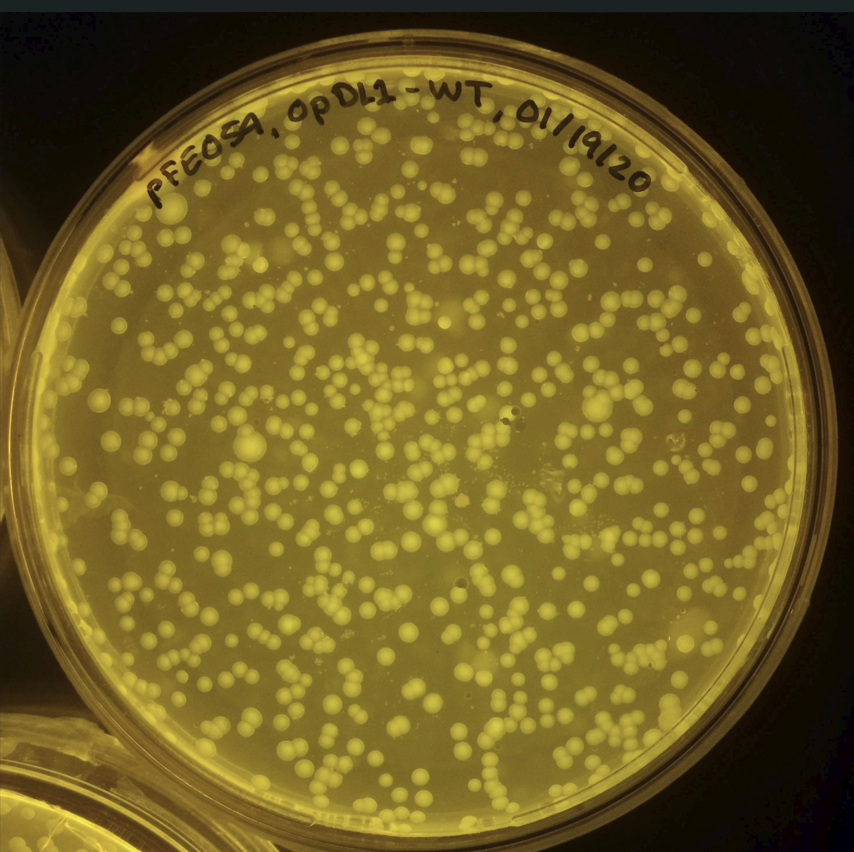
#> input picture Yeast Test Plate.png, 854 x 852 px
$ jupyter execute --allow-errors ColonyPickerV1.ipynb
#> lines starting #> are read from the running program, lines starting #| are printed output that depends on the picture; after the words box and inside, x2 and y2 are one past the last pixel; in counts of white or black regions, pixels touching at a corner belong together
# Colony Picking Optomizer
### Author: Frank Escalante
### Last Updated: 05/14/2024

[cell 1]
import numpy as np
import pandas as pd
import matplotlib.pyplot as plt
import matplotlib.image as img
import cv2
import random

[cell 2]
def plate(uniq_DNA, Total_CFUs_pickable,plt_ID):
    DNAs = []
    plte = []
    for DNA in range(0,uniq_DNA):
        DNAs.append(DNA)
    counter = 0
    for CFUs in range(0,Total_CFUs_pickable):
        tracker = round(Total_CFUs_pickable/uniq_DNA) + Total_CFUs_pickable % uniq_DNA
        if counter <= max(DNAs):
            plte.append(DNAs[counter])
            counter += 1
        elif counter > max(DNAs):
            counter = 0
            plte.append(DNAs[counter])
            counter += 1
    return (plte,plt_ID)

def plt_imgr(images):
    pickable_CFUs_per_plate = []
    for imagee in images:
        cimg = cv2.imread(imagee) #upload image; in color
#> cimg is the input picture: shape (852, 854, 3); mean B, G, R 35.3, 95.2, 112.1

        img = cv2.imread(imagee,0) #upload image; second arg 0 corresponds to grayscale image upload
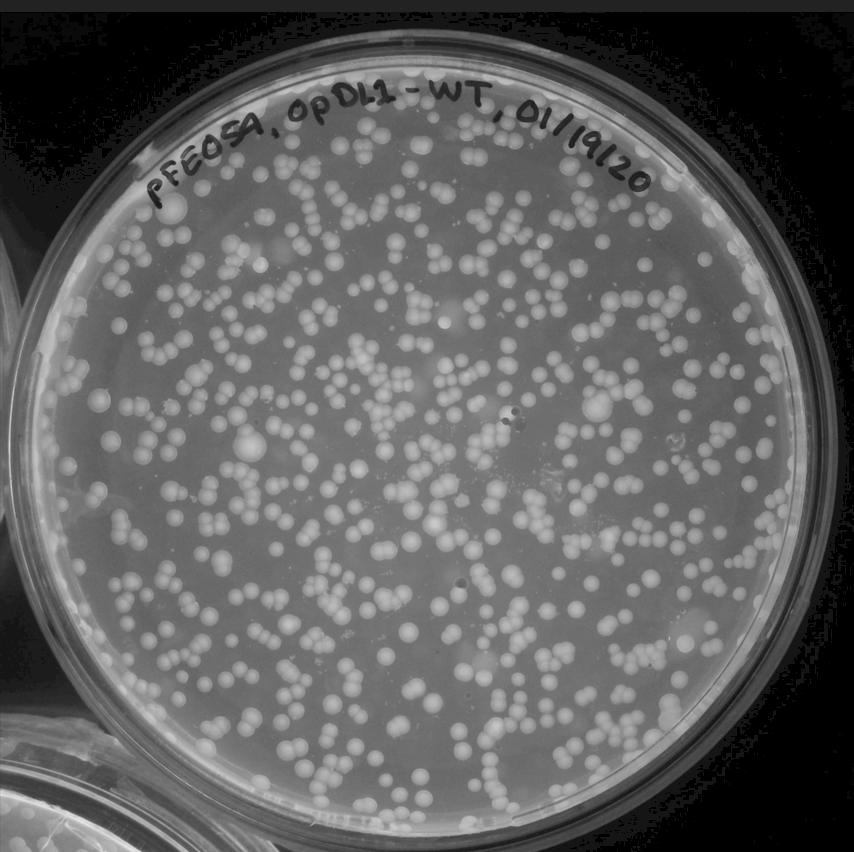
#> img: shape (852, 854); min 0, max 230, mean 95.3

        #img = cv2.resize(img, (0, 0), fx = 0.5, fy = 0.5) #resize to half the size
        img = cv2.medianBlur(img,5) # Blur the image; sometimes increases accuracy of algorithm
        edges = cv2.Canny(img, threshold1=10, threshold2=30) #convert image to edges
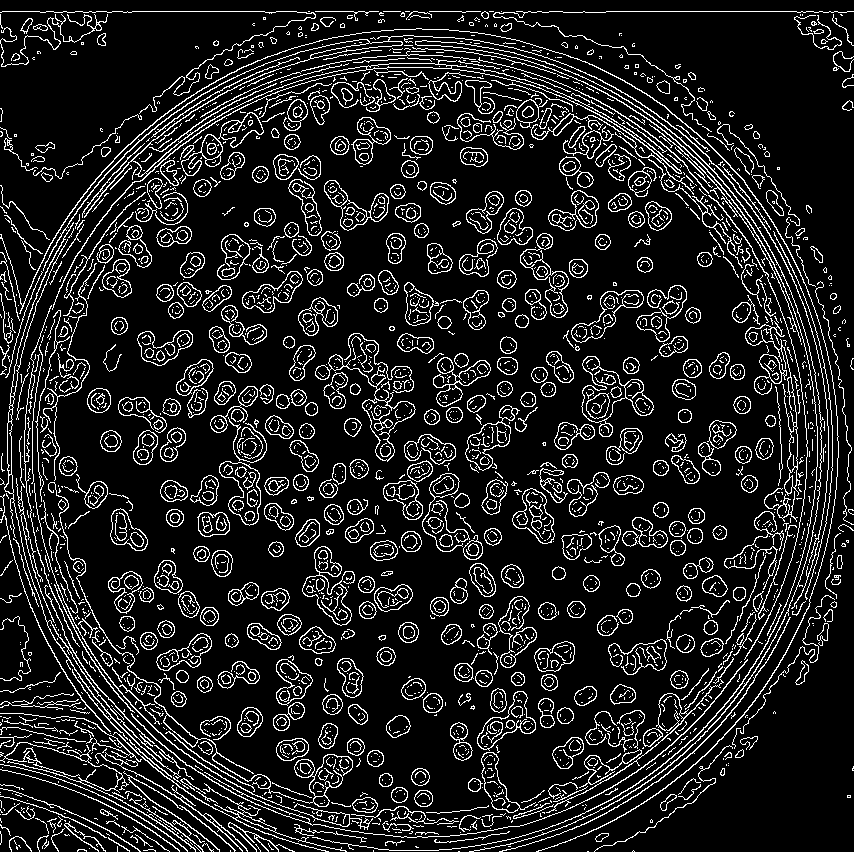
#> edges: shape (852, 854); 12.5% white in thin lines or dots

        # [8 lines of commented-out code are left out]
        circles = cv2.HoughCircles(edges,cv2.HOUGH_GRADIENT,1,10, param1=160,param2=10,minRadius=2,maxRadius=7)
#> circles = 655 rows, first 8: [532.5, 296.5, 6.4], [431.5, 416.5, 6.4], [168.5, 406.5, 6.4], [311.5, 407.5, 6.4], [381.5, 134.5, 6.4], [453.5, 414.5, 6.4], [482.5, 295.5, 6.4], [587.5, 391.5, 6.4]
        #print(type(circles))

        # take the vector output of circles and approximate the center location and radius via rounding to the 2nd decimal place
        detected_circles = np.uint16(np.around(circles,2))
#> detected_circles = 655 rows, first 8: [532, 296, 6], [431, 416, 6], [168, 406, 6], [311, 407, 6], [381, 134, 6], [453, 414, 6], [482, 295, 6], [587, 391, 6]

        # Now draw the detected circles over the image
        for circle_parameters in detected_circles[0,:]:
            x_coord = circle_parameters[0]
            y_coord = circle_parameters[1]
            radius = circle_parameters[2]
        # draw the outer circle
            cv2.circle(cimg,(x_coord,y_coord),radius,(255,0,0),1) # the last parameter dictates the thickness of the circles
        # draw the center of the circle; give the radius of the inner circle (center) a very small radius ~1
            cv2.circle(cimg,(x_coord,y_coord),1,(0,0,255),1) # The tuple represents the color of the circles
#> this loop made 655 passes
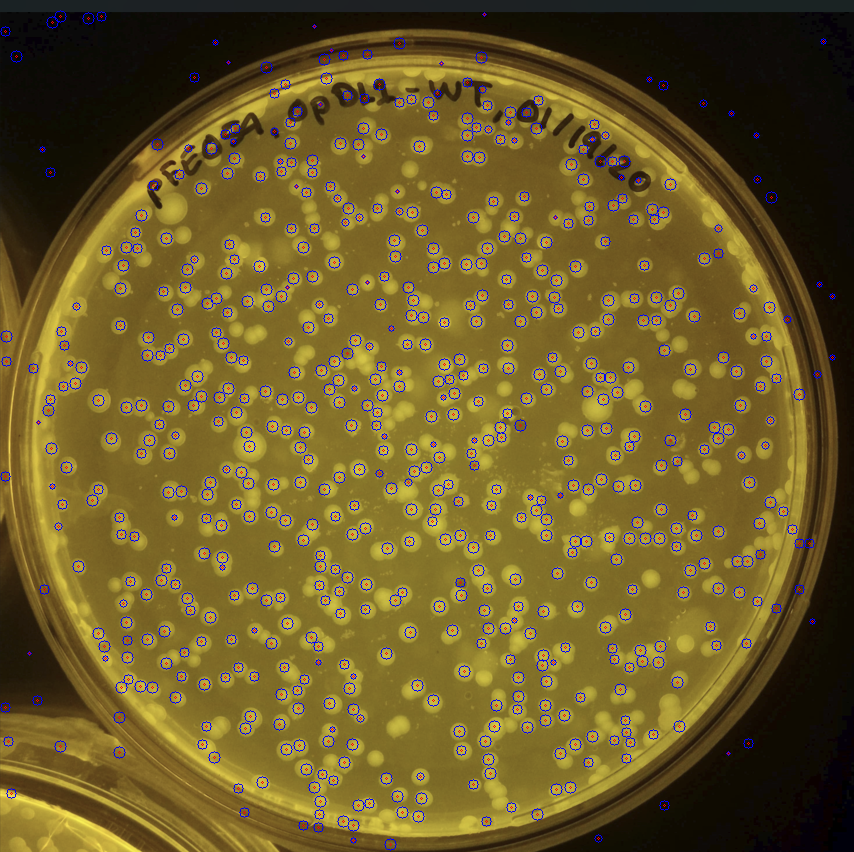
#> cimg: shape (852, 854, 3); 2.93% of pixels changed, all inside (x1, y1, x2, y2) = (0, 10, 836, 851)

        pickable_CFUs = detected_circles.shape[1] - 50 # The method seems to always overestimate, so a random 50 is subtracted
#> pickable_CFUs = 605
        ID = str(imagee[:-4])+ '_' + str(pickable_CFUs) + '.jpg'
#> ID = 'Yeast Test Plate_605.jpg'

        cv2.imwrite(ID,cimg)
        pickable_CFUs_per_plate.append((pickable_CFUs, ID))
    return pickable_CFUs_per_plate

def simulator(trials, Unique_DNA, plates_info):
    trial_results = []
    plate = plates_info[0]
    ID = plates_info[1]
    ttl_CFUs_availible = len(plate)
    for trial in range(0, ttl_trials):
        CFUs_Picked = []
        ttl_picks = 0
        plate_copy = plate.copy()

        while list(set(plate)) != list(set(CFUs_Picked)):
            CFU = random.choice(plate_copy)
            index = plate_copy.index(CFU)
            picked_CFU = plate_copy.pop(index)
            CFUs_Picked.append(picked_CFU)
            ttl_picks +=1
        trial_results.append(ttl_picks)

#trial_results
    n, bins, patches = plt.hist(trial_results,bins = int((Unique_DNA-1)* ttl_CFUs_availible/Unique_DNA)+1,normed = 1)
    plt.title("Number of Colony Picks Required For a Complete Library")
    plt.xlabel("Total CFUs Picked")
    plt.annotate("Plate ID: " + ID.split('_')[0] + "\nEvents Simulated: " + str(ttl_trials) + '\nTotal Pickable CFUs: ' + str(ttl_CFUs_availible) + '\nUnique DNA Constructs: ' + str(Unique_DNA), xy =(0.6,0.8), xycoords = 'axes fraction', weight='bold',size = 8)
    plt.savefig(ID[:-4] + ' Simulation Results.jpeg')
    plt.show()
    return (n, bins, patches, ID.split('_')[0])

def integrator(confidence_interval, plate_results, trials):
    trails_to_success = list(plate_results[0])
    bins = list(np.diff(plate_results[1]))
    bins_info = (bins, plate_results)
    ID = list(plate_results[3])
    plate_ID = ''
    for letter in ID:
        plate_ID += letter

    Area = 0
    while Area < confidence_interval:
        for coords in range(0,len(bins)-1):
            pick = plate_results[1][coords]
            dx = bins[coords]
            dA = trails_to_success[coords] * dx
            Area += dA
            if Area >= confidence_interval:
                final_bin = round(pick)
                break
    required_picks = int(final_bin)+1
    print(str(required_picks) + " picks are required to obtain all constructs in the library with a " + str(100*confidence_interval)+ "% confidence interval.")

    return (plate_ID, required_picks)

[cell 3]
unique_DNAs_per_plate = 30
trials = 5000
CF_interval = 0.95

CFUs_all_plates = plt_imgr(['Yeast Test Plate.png'])
#> CFUs_all_plates = [(605, 'Yeast Test Plate_605.jpg')]
Simulation_plates = []
for plte in CFUs_all_plates:
    plate_simulation = plate(unique_DNAs_per_plate,plte[0],plte[1])
    Simulation_plates.append(plate_simulation)

simulation_results = []
#> (the rest of this cell did not finish here and is left out)

$ run again, with Y020240518.jpg saved as Yeast Test Plate.png
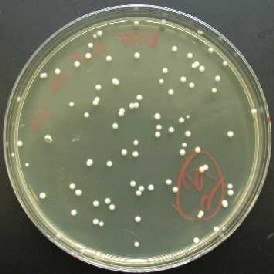
#> input picture Y020240518.jpg, 274 x 274 px
#> in plt_imgr, cimg is the input picture: shape (274, 274, 3); mean B, G, R 96.7, 117.9, 114.2
#> in plt_imgr, `edges = cv2.Canny(img, threshold1=10, threshold2=30)`:
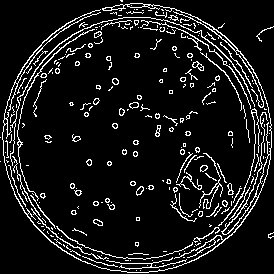
#> edges: shape (274, 274); 9.3% white in thin lines or dots
#> circles = 28 rows, first 8: [153.5, 264.5, 6.4], [252.5, 181.5, 6.4], [206.5, 200.5, 5.2], [174.5, 18.5, 5.2], [188.5, 251.5, 6.4], [259.5, 160.5, 5.2], [6.5, 137.5, 5.2], [259.5, 117.5, 5.2]
#> detected_circles = 28 rows, first 8: [153, 264, 6], [252, 181, 6], [206, 200, 5], [174, 18, 5], [188, 251, 6], [259, 160, 5], [6, 137, 5], [259, 117, 5]
#> the loop in plt_imgr, `for circle_parameters in detected_circles[0,:]:` made 28 passes
#> after the loop in plt_imgr, `for circle_parameters in detected_circles[0,:]:`:
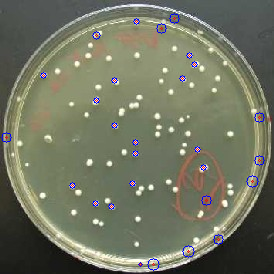
#> cimg: shape (274, 274, 3); 0.92% of pixels changed, all inside (x1, y1, x2, y2) = (1, 13, 265, 271)

$ run again, with Y120240518.jpeg saved as Yeast Test Plate.png
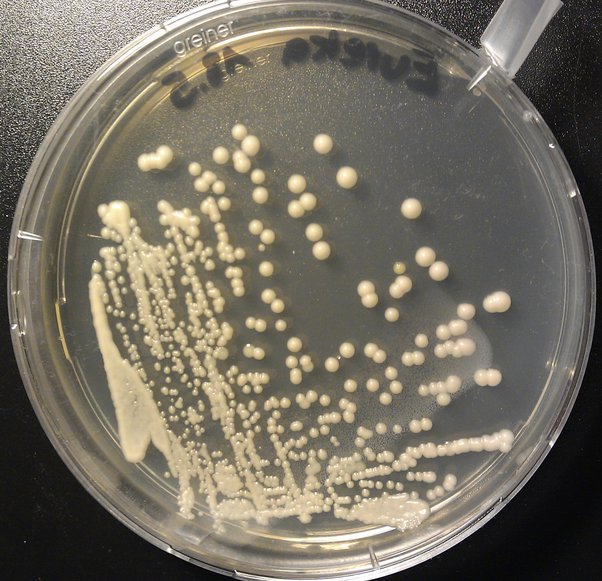
#> input picture Y120240518.jpeg, 602 x 581 px
#> in plt_imgr, cimg is the input picture: shape (581, 602, 3); mean B, G, R 98.3, 111.2, 117.1
#> in plt_imgr, `edges = cv2.Canny(img, threshold1=10, threshold2=30)`:
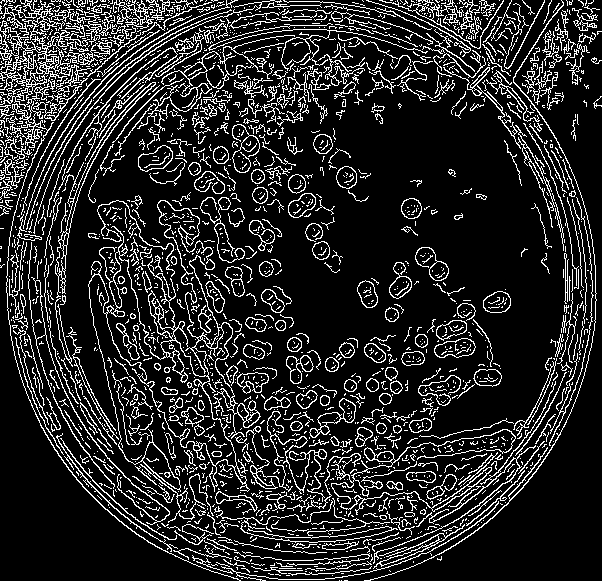
#> edges: shape (581, 602); 15.6% white in thin lines or dots
#> circles = 259 rows, first 8: [250.5, 322.5, 6.4], [238.5, 290.5, 6.4], [295.5, 377.5, 6.4], [330.5, 365.5, 6.4], [369.5, 299.5, 6.4], [295.5, 209.5, 6.4], [335.5, 461.5, 6.4], [382.5, 457.5, 6.4]
#> detected_circles = 259 rows, first 8: [250, 322, 6], [238, 290, 6], [295, 377, 6], [330, 365, 6], [369, 299, 6], [295, 209, 6], [335, 461, 6], [382, 457, 6]
#> the loop in plt_imgr, `for circle_parameters in detected_circles[0,:]:` made 259 passes
#> after the loop in plt_imgr, `for circle_parameters in detected_circles[0,:]:`:
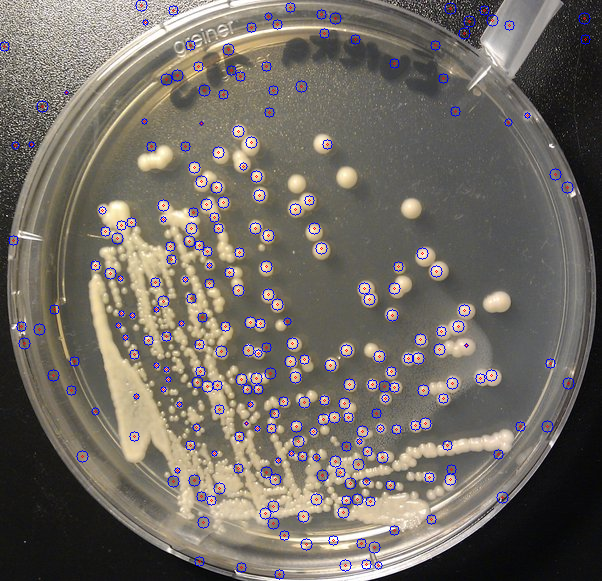
#> cimg: shape (581, 602, 3); 2.34% of pixels changed, all inside (x1, y1, x2, y2) = (0, 0, 591, 580)
